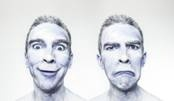
#> input picture image001.jpg, 174 x 101 px
$ jupyter execute 23-01-02-traitement-images.ipynb
#> lines starting #> are read from the running program, lines starting #| are printed output that depends on the picture; after the words box and inside, x2 and y2 are one past the last pixel; in counts of white or black regions, pixels touching at a corner belong together
# Traitement de l'image
avec cours-gratuit.com

https://www.cours-gratuit.com/tutoriel-python/tutoriel-python-les-bases-de-traitement-dimages-en-python-opencv

[cell 1]
import cv2
import matplotlib.pyplot as plt
import numpy as np

## 1. Manipuler les images

### 1.1 Importer l'image

[cell 2]
image = cv2.imread("image001.jpg") # => envoie une image en BGR
#> image is the input picture: shape (101, 174, 3); mean B, G, R 226.8, 222.6, 220.6
print('classe: ', type(image))
#| classe:  <class 'numpy.ndarray'>
print('type: ', image.dtype)
#| type:  uint8
print('taille: ', image.shape)
#| taille:  (101, 174, 3)

[cell 3]
plt.imshow(image) #renvoie une image en RGB, il faut réorganiser les canaux

Image apparait au niveau du gris, car plt.imshow() affiche une image en RGB, alors que imread renvoie l'image en BGR. Il faut donc réorganiser les canaux de l'image pour pouvoir afficher l'image.

<p style='color: red'>Le couleur de l'image n'est pas la même, inversion entre les deux, ci-dessus et ci-dessous par rapport au tuto !</p>

[cell 4]
#b, g, r = cv2.split(image)
#image = cv2.merge([r, g, b])
image = cv2.cvtColor(image, cv2.COLOR_BGR2RGB)
plt.imshow(image)

[cell 5]
cv2.imwrite('image001.jpg', image)
#> Out = True

### 1.2 Histogramme des pixels

[cell 6]
hist_image = cv2.calcHist([image], [1], None, [256], [0, 256])
#> hist_image = 256 values, max 670 at index 234, min 0 at index 0, mean 68.65
plt.plot(hist_image)
#> figure, not shown here; curve peaks at x = 234, y = 670

### 1.3 Image en nuance de gris

[cell 7]
grey_image = cv2.cvtColor(image, cv2.COLOR_RGB2GRAY)
plt.imshow(grey_image, cmap='Greys_r')
print("taille de l'image en nuance de gris:", grey_image.shape)
#| taille de l'image en nuance de gris: (101, 174)

### 1.4 Détection des bords

[cell 8]
f, ax = plt.subplots(3, 3, figsize = (15, 8))
Val1 = [50, 100, 400]
Val2 = [50, 100, 400]
for i, val1 in enumerate(Val1):
    for j, val2 in enumerate(Val2):
        edge_image = cv2.Canny(image, val1, val2)
        ax[i][j].imshow(edge_image, cmap = 'Greys_r')
        ax[i][j].set_title((val1, val2))
        ax[i][j].set_axis_off()

### 1.5 Segmentation

Le but de la segmentation des images est d'étiqueter chaque pixel d'une image avec une classe correspondante. Il y a plusieurs façons de faire cela, la plus simple consiste à segmenter l’image en deux régions (image binaire). Cela revient à convertir l'image en nuance de gris, et fixer un seuil. Les pixels dont la valeur est supérieure au seuil sont traités comme appartenant à la première région, et les autres pixels (inférieur au seuil) à la deuxième région.

[cell 9]
f, ax = plt.subplots(1, 3, figsize=(15, 8))
grey_image = cv2.cvtColor(image, cv2.COLOR_BGR2GRAY)
# les seuils de la segmentation
seuils = [50, 100, 150]
for i, seuil in enumerate(seuils):
    val, seg_image = cv2.threshold(grey_image, seuil, 255, cv2.THRESH_BINARY)
    ax[i].imshow(seg_image, cmap = 'Greys_r')
    ax[i].set_title(seuil)
    ax[i].set_axis_off()
#> this loop made 3 passes
#> val on passes 1 to 3: 50, 100, 150
#> pass 1, `val, seg_image = cv2.threshold(grey_image, seuil, 255, cv2.THRESH_BINA..`:
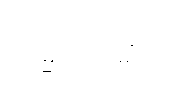
#> seg_image: shape (101, 174); 99.9% white; black in thin lines or dots, all inside (x1, y1, x2, y2) = (43, 45, 133, 72)

## 2. Détection d'objets

Un algorithme de reconnaissance d'images (appelé classificateur d'images) prend une image (ou un morceau d'image) en entrée et essaye de prédire ce que l'image contient. En d'autres termes, la sortie est une étiquette de classe (par exemple "visage", "chat", "table", etc.). OpenCV contient des mécanismes permettant de faire de la détection d’objets. La technique utilisée est basée sur Haar cascade, qui est une approche d'apprentissage par machine. Vous pouvez créer votre propre classificateur HaaR pour n'importe quel objet, tout ce dont vous auriez besoin est de plusieurs images pour lancer un cycle d’apprentissage et ainsi générer votre propre classificateur HaaR.

[cell 10]
haar_file = 'haarcascade_frontalface_default.xml'
face_cascade = cv2.CascadeClassifier(cv2.data.haarcascades + haar_file)

Nous voulons maintenant essayer de détecter les deux visages dans l’image. Pour effectuer cette tache, faut d’abord convertir l’image test en nuance de gris, puis utiliser le classificateur que nous avons importé.

[cell 11]
grey_image = cv2.cvtColor(image, cv2.COLOR_RGB2GRAY)
faces = face_cascade.detectMultiScale(grey_image)
#> faces = [[17, 21, 62, 62], [94, 25, 58, 58]]
print("Nombre de visages détecté dans l'image: {0}".format(len(faces)))
#| Nombre de visages détecté dans l'image: 2

[cell 12]
#affiche les position des visages détectés
position_list = faces.tolist()
#> position_list = [[17, 21, 62, 62], [94, 25, 58, 58]]
print(position_list[0])
#| [17, 21, 62, 62]
print(position_list[1])
#| [94, 25, 58, 58]

[cell 13]
#ajout de rectangles autour des visages
for (x, y, w, h) in position_list:
    cv2.rectangle(image, (x, y), (x + w, y + h), color=255)
    plt.imshow(image)
#> this loop made 2 passes
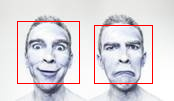
#> image: shape (101, 174, 3); mean R, G, B 221.3, 216.3, 220.4
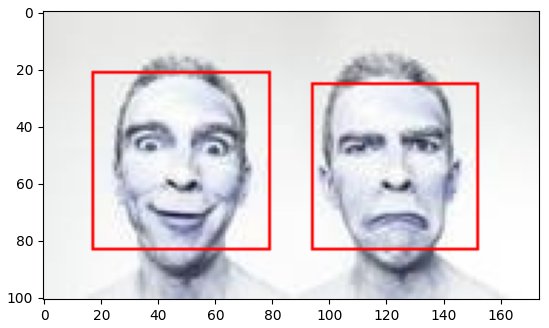
#> figure drawn by matplotlib, 1 panel

[cell 14]
#enregistrement de l'image
cv2.imwrite('visages.jpg', image)
#> Out = True

## Exercices

[cell 15]
from skimage import data
import matplotlib.pyplot as plt
import numpy as np
img_astro = data.astronaut()
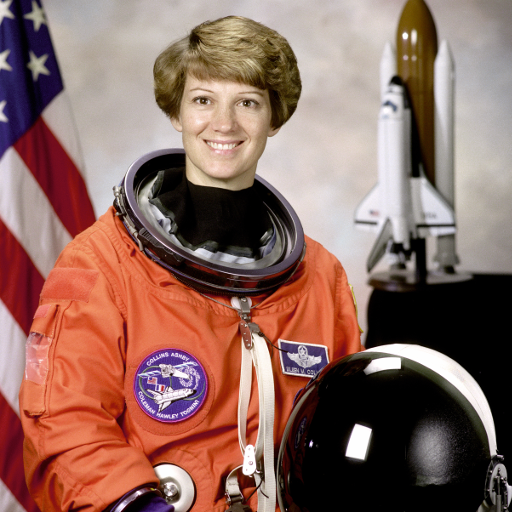
#> input picture skimage.data.astronaut(), 512 x 512 px
#> img_astro is the input picture: shape (512, 512, 3); mean R, G, B 141.6, 105.8, 96.5
plt.imshow(img_astro)

## 3.1. Exercice 1 :
Question : Générer une image pour chaque canal (rouge, vert, bleu), puis effectuer des segmentations avec les trois seuils suivant : [100, 150, 200]. Afficher le résultat.

[cell 16]
f, ax = plt.subplots(3, 3, figsize=(14, 8))
list_RGB = cv2.split(img_astro)

seuils = [100, 150, 200]
for i, seuil in enumerate(seuils):
    for j, img in enumerate(list_RGB):
        val, seg_image = cv2.threshold(img, seuil, 255, cv2.THRESH_BINARY)
        ax[j][i].imshow(seg_image, cmap='Greys_r')
        ax[j][i].set_title(seuil)
        ax[j][i].set_axis_off()
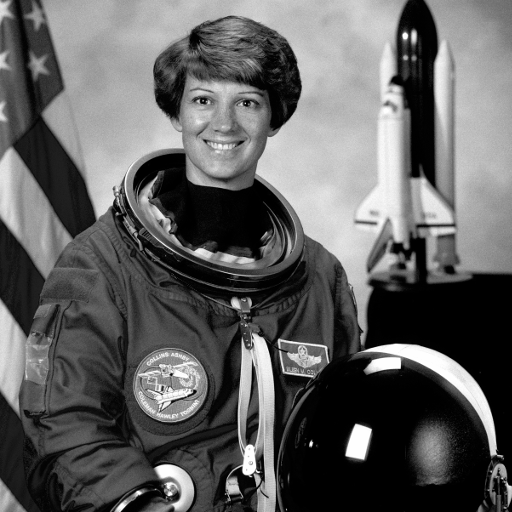
#> img: shape (512, 512); min 0, max 255, mean 96.5

### 3.2. Exercice 2 :
Question : Détecter les yeux dans l’image avec OpenCV et dessiner un contour autour. Vous pouvez utiliser le classificateur de détection des yeux suivant : 'haarcascade_eye_tree_eyeglasses.xml'.

[cell 17]
haar_file = 'haarcascade_eye_tree_eyeglasses.xml'
face_cascade = cv2.CascadeClassifier( cv2.data.haarcascades + haar_file )

img_grey = cv2.cvtColor(img_astro, cv2.COLOR_RGB2GRAY)
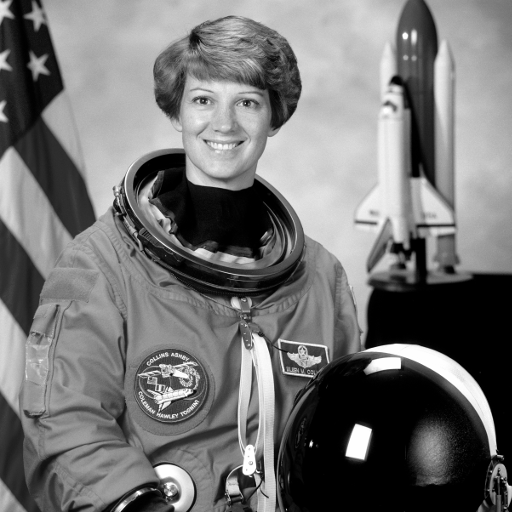
#> img_grey: shape (512, 512); min 0, max 255, mean 115.4
eyes = face_cascade.detectMultiScale(img_grey)
#> eyes = [[191, 89, 24, 24], [233, 89, 29, 29]]

position_list_eye = eyes.tolist()
#> position_list_eye = [[191, 89, 24, 24], [233, 89, 29, 29]]

print(f"""Nombre de yeux détecté dans l’image: {len(faces)}""")
#| Nombre de yeux détecté dans l’image: 2

[cell 18]
for (x, y, w, h) in position_list_eye:
    cv2.rectangle(img_astro, (x, y), (x + w, y + h), color = 255)
    plt.imshow(img_astro)
#> this loop made 2 passes
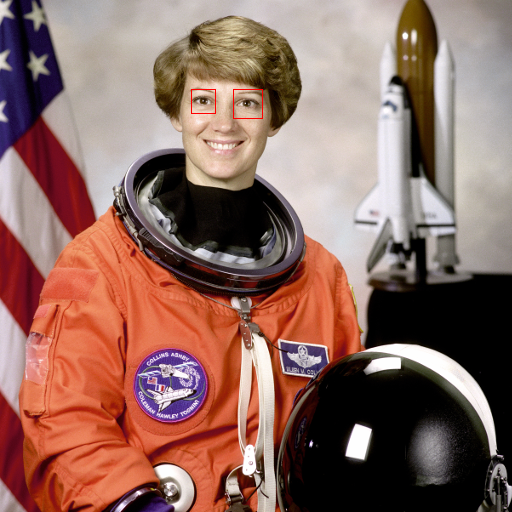
#> img_astro: shape (512, 512, 3); 0.08% of pixels changed, all inside (x1, y1, x2, y2) = (191, 89, 263, 119)

# Traitement de l'image
avec kongakura.com

https://www.kongakura.fr/article/OpenCV_Python_Tutoriel

[cell 19]
import cv2
import matplotlib.pyplot as plt

img = cv2.imread('fleurs.png')
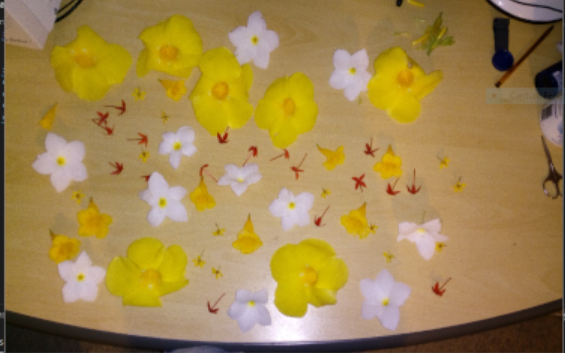
#> input picture fleurs.png, 565 x 353 px
#> img is the input picture: shape (353, 565, 3); mean B, G, R 78.4, 133.5, 160.2
plt.imshow(img)

[cell 20]
img = cv2.cvtColor(img, cv2.COLOR_BGR2RGB)
plt.imshow(img)

[cell 21]
#cv2.imwrite('fleurs_RGB.png', img_RGB)

[cell 22]
#img = cv2.imread('fleurs_RGB.png')
#plt.imshow(img)

## Les espaces de couleurs

[cell 23]
'''
#permet d'ouvrir l'image dans une fenêtre indépendante, déconseillé avec notebook
cv2.namedWindow('image', cv2.WINDOW_NORMAL)
cv2.imshow('image', img)
cv2.waitKey(0) # le nombre en milliseconde correspond au temps que la fenêtre est en attente, avec 0, la fenêtre reste ouverte indéfiniment
cv2.destroyAllWindows()'''

[cell 24]
'''hsv = cv2.cvtColor(img, cv2.COLOR_BGR2HSV)
#permet de passer RGB à HSV
cv2.namedWindow('hsv', cv2.WINDOW_NORMAL)
cv2.imshow('hsv',hsv)
cv2.waitKey(0)
cv2.destroyAllWindows()'''
img = cv2.imread('fleurs.png')
img_hsv= cv2.cvtColor(img, cv2.COLOR_BGR2HSV)
#> img_hsv: shape (353, 565, 3); mean H, S, V 32.8, 132.1, 160.6
plt.imshow(img_hsv)

[cell 25]
'''gray = cv2.cvtColor(img, cv2.COLOR_BGR2GRAY)
#au niveau du gris
cv2.namedWindow('gray', cv2.WINDOW_NORMAL)
cv2.imshow('gray',gray)
cv2.waitKey(0)
cv2.destroyAllWindows()'''
img = cv2.imread('fleurs.png')
img_gray= cv2.cvtColor(img, cv2.COLOR_BGR2GRAY)
plt.imshow(img_gray)

## La segmentation

La segmentation permet d’isoler les différents objets présents dans une image.

Il existe différentes méthodes de segmentation : la classification, le clustering, les level-set, graph-cut, etc ....

Mais la plus simple est le seuillage, c’est pourquoi je vais te parler uniquement de celle-ci dans cette seconde partie.

Le seuillage est une opération qui permet de transformer une image en niveau de gris en image binaire (noir et blanc),

l'image obtenue est appelée masque binaire.

### Le seuillage manuel

[cell 26]
'''gray= cv2.cvtColor(img, cv2.COLOR_BGR2GRAY)
ret,th= cv2.threshold(gray,150,255,cv2.THRESH_BINARY)
cv2.namedWindow('image',cv2.WINDOW_NORMAL)
cv2.imshow('image',th)
cv2.waitKey(0)
cv2.destroyAllWindows()'''
img = cv2.imread('fleurs.png')
gray= cv2.cvtColor(img, cv2.COLOR_BGR2GRAY)
ret,th= cv2.threshold(gray, 150, 255, cv2.THRESH_BINARY)
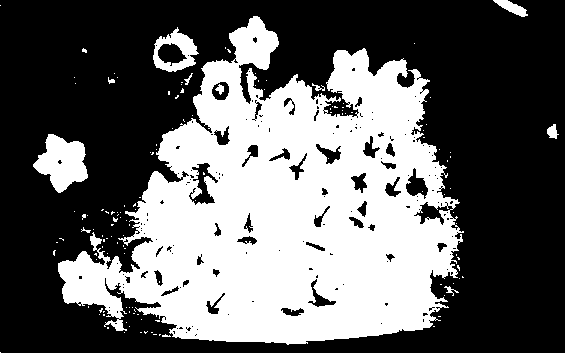
#> th: shape (353, 565); 39.2% white; 134 white regions (123 under 20 px), largest, box (x1, y1, x2, y2) and area: (58, 16, 464, 345) 74203, (33, 134, 88, 193) 1962, (153, 27, 199, 72) 952
print(ret)
plt.imshow(th)

[cell 27]
img = cv2.imread('fleurs.png')
#RGB -> HSV.
hsv = cv2.cvtColor(img, cv2.COLOR_BGR2HSV)
#Déclaration des couleurs des courbes
color = ('r','g','b')
#Déclaration des noms des courbes.
labels = ('h','s','v')
#Pour col allant r à b et pour i allant de 0 au nombre de couleurs
for i,col in enumerate(color):
    #Hist prend la valeur de l'histogramme de hsv sur la canal i.
    hist = cv2.calcHist([hsv],[i],None,[256],[0,256])
    # Plot de hist.
    plt.plot(hist,color = col,label=labels[i])
    plt.xlim([0,256])
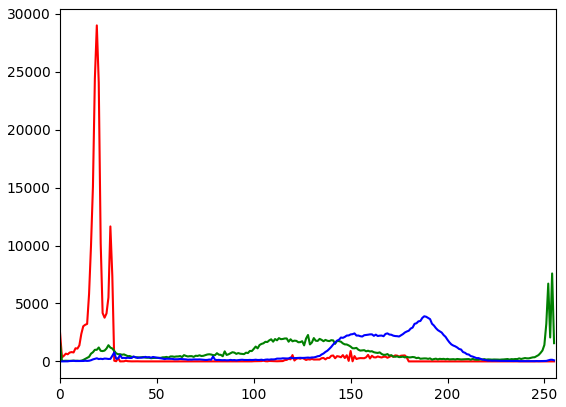
#> figure drawn by matplotlib, 1 panel; curve peaks at x = 19, y = 29008; curve peaks at x = 254, y = 7594; curve peaks at x = 188, y = 3895
